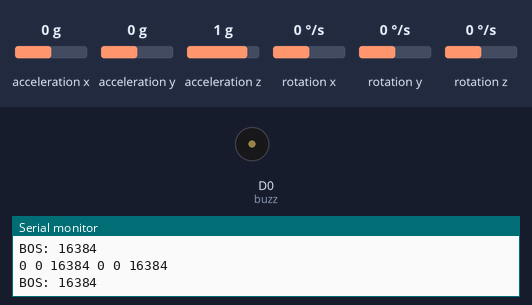
This sketch was run on a simulated ESP8266 (NodeMCU). Shown: buzzer (waves = sounding, pin HIGH), the last lines printed to the serial monitor. The test bench sets the inputs (shaded band); at power-on: acceleration x 0 g, acceleration y 0 g, acceleration z 1 g, rotation x 0 °/s, rotation y 0 °/s, rotation z 0 °/s. WiFi joins after 1.5 s; servers stay silent unless stated.

Above: at 2.7 s.
2.8 s: acceleration x set to -1.4 g
At 5.1 s:
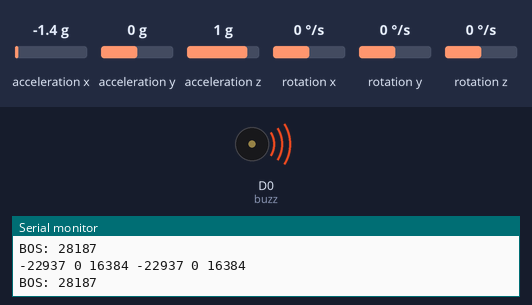
Timing chart, 0 to 6.6 s (numbered marks = the images above; inputs shaded):
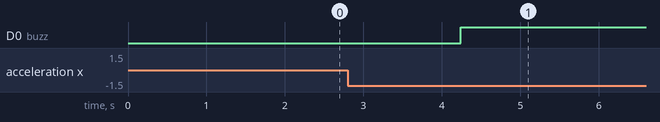

The sketch:

SIH_FINAL_CODE_WORKING.ino
```cpp
#include "Wire.h"
#include <ESP8266WiFi.h>
#include <FirebaseESP8266.h>
#include "I2Cdev.h"
#include <MPU6050.h>
#include "VARIABLES.h"
#include "DATAFETCHING.h"
#include "FUNCTION.h"
#include "FALL_DETECTION.h"
// #include "FILTER.h"

void setup() {
  SETUP();
  MPU_SETUP();
  WIFI_SETUP();
  fire_base_connection();
  calculating_BOS();
  BOS_SETPOINT = BOS;
}

void loop() {

  if (millis() - timer > 10) {
    get_anglexyz();
    get_accexyz();
    timer = millis();
  }
  push_data();
  detect_the_fall();
  calculating_BOS();
}
```

DATAFETCHING.h
```cpp
#ifndef datafetching_h
#define datafetching_h


void get_anglexyz() {  // THIS SET OF COD EHELPS TO GET ANGLE X Y Z OF THE GYROSCOPE XD

  accelgyro2.getMotion6(&ax, &ay, &az, &gx, &gy, &gz);
  // Serial.print("a/g:\t");
  // Serial.print(ax);
  // Serial.print("\t");
  // Serial.print(ay);
  // Serial.print("\t");
  // Serial.print(az);
  // Serial.print("\t");
  // Serial.print(gx);
  // Serial.print("\t");
  // Serial.print(gy);
  // Serial.print("\t");
  // Serial.print(gz);
  // Serial.print("\t");
  // Serial.println(sqrt(ax * ax + ay * ay + az * az));
}


void get_accexyz() {  //THIS SET OF CODE HELPS TO GET THE ACCELERATION OF AN OBJ IN  X Y AND Z AXIS :)
  mpu1.getAcceleration(&ax1, &ay1, &az1);
  accel_x1 = ax1 / 16384.0 * 9.81;
  accel_y1 = ay1 / 16384.0 * 9.81;
  accel_z1 = az1 / 16384.0 * 9.81;

  mpu2.getAcceleration(&ax2, &ay2, &az2);
  accel_x2 = ax2 / 16384.0 * 9.81;
  accel_y2 = ay2 / 16384.0 * 9.81;
  accel_z2 = az2 / 16384.0 * 9.81;


  // Repeat for second MPU6050
}


void calculating_BOS() {

  get_anglexyz();

  // Calculate the magnitude of acceleration
  BOS = sqrt(ax * ax + ay * ay + az * az);
  Serial.print("BOS: ");
  Serial.println(BOS);
}

#endif
```

FALL_DETECTION.h
```cpp
#ifndef FALL_DETECTION_H
#define FALL_DETECTION_H
// THIS SET OF CODE IS MADE FOR THE THRESHOLDING OF THE DATA FOR DETECTION OF THE FALL

void detect_the_fall() {
  eject = (sqrt(ax * ax + ay * ay + az * az) > accceleration_thresh) ? 1 : 0;
  if (eject == 1) {
    buzzer();
  }
}

#endif
```

FUNCTION.h
```cpp
#ifndef function_h
#define function_h


void MPU_SETUP() {  // THIS SET OF CODE  HELP IN MPU SETUP IF  THE STATUS IS 0 THEN YOU ARE GOOD TO GO BUT IF TIS BETNN 1-6 MEAND THERE IS SOME ERROR

  Wire.begin();

  accelgyro2.initialize();
  // Initialize the first MPU6050
  mpu1.initialize();
  mpu1.setFullScaleAccelRange(MPU6050_ACCEL_FS_2);

  // Initialize the second MPU6050
  mpu2.initialize();
  mpu2.setFullScaleAccelRange(MPU6050_ACCEL_FS_2);
}


void WIFI_SETUP() {  // THIS SET OF CODE HELP IN SETTING WIFI CONNECTION HELP TO PUSH DATA TO THE FREBASE

  WiFi.begin(WIFI_SSID, WIFI_PASSWORD);
  while (WiFi.status() != WL_CONNECTED) {
    delay(500);
    Serial.println("TRYING TO CONNET TO WIFI MATE");
  }
  Serial.println("Connected to Wi-Fi");
}


void SETUP() {  // REQUIRED SETUP TO RUN YOUR CODE

  Serial.begin(115200);
  pinMode(buzz, OUTPUT);
}


void fire_base_connection() {  // THIS SET OF CODE SETS THE CONNECTION OF ESP8266 TO THE FIREBSE

  firebaseConfig.host = FIREBASE_HOST;
  firebaseConfig.signer.tokens.legacy_token = FIREBASE_AUTH;

  Firebase.begin(&firebaseConfig, &firebaseAuth);
  Firebase.reconnectWiFi(true);

  if (!Firebase.ready()) {
    Serial.println("Failed to connect to Firebase");
    while (true) {
      Serial.print(" unable to connect mate ;( ");
      Serial.println(".");
    }
  } else {
    Serial.println("Connected to Firebase");
  }
}


void push_data() {  //THIS SET OFCODE PUSSES THE CODE DATA TO THE FIRE BASE
  if (millis() - timer2 > 10) {
    if (Firebase.setFloat(firebaseData, "/sensor_data/Ax1", ax1)) {

    } else {
      Serial.print("Failed to send x1 axis: ");
      Serial.println(firebaseData.errorReason());
    }

    if (Firebase.setFloat(firebaseData, "/sensor_data/Ay1", ay1)) {
    } else {
      Serial.print("Failed to send y1_axis: ");
      Serial.println(firebaseData.errorReason());
    }

    if (Firebase.setFloat(firebaseData, "/sensor_data/Az1", az1)) {

    } else {
      Serial.print("Failed to send  z1_axis : ");
      Serial.println(firebaseData.errorReason());
    }
    if (Firebase.setFloat(firebaseData, "/sensor_data/Ax2", ax2)) {

    } else {
      Serial.print("Failed to send x2 axis: ");
      Serial.println(firebaseData.errorReason());
    }

    if (Firebase.setFloat(firebaseData, "/sensor_data/Ay2", ay2)) {
    } else {
      Serial.print("Failed to send y2_axis: ");
      Serial.println(firebaseData.errorReason());
    }

    if (Firebase.setFloat(firebaseData, "/sensor_data/Az2", az2)) {

    } else {
      Serial.print("Failed to send  z2_axis : ");
      Serial.println(firebaseData.errorReason());
    }
    Serial.print(ax1);
    Serial.print(" ");
    Serial.print(ay1);
    Serial.print(" ");
    Serial.print(az1);
    Serial.print(" ");
    Serial.print(ax2);
    Serial.print(" ");
    Serial.print(ay2);
    Serial.print(" ");
    Serial.print(az2);
    Serial.println();

    timer2 = millis();
  }
}

void buzzer() {
  if (BOS > BOS_THRESH_1 && BOS < BOS_THRESH_2) {
    digitalWrite(buzz, 1);
    delay(100);
    digitalWrite(buzz, 0);
    delay(100);
  } else if (BOS > BOS_THRESH_2) {
    digitalWrite(buzz, 1);
  } else {
    digitalWrite(buzz, 0);
  }
}


#endif
```

VARIABLES.h
```cpp
#ifndef VARIABLE_H
#define VARIABLE_H
// I2C CONNECTION ESTABLISH
MPU6050 mpu1(0x68);  // First MPU6050 at default address 0x68
MPU6050 mpu2(0x69);  // Second MPU6050 at address 0x69 (AD0 pin connected to VCC)

//mpu objects
MPU6050 accelgyro2(0x69);

// required variables

int16_t ax, ay, az;
int16_t gx, gy, gz;

unsigned long timer = 0;   // WE USE THIS TIMER MATE FOR THE SAMPALING
unsigned long timer2 = 0;  // SAME AS ABHOVE

#define WIFI_SSID "Prajwal_28"                                                                // WIFI CONNECTION
#define WIFI_PASSWORD "praj_2004"                                                             // WIFII PASSWORD
#define FIREBASE_HOST "elderly-care-10d09-default-rtdb.asia-southeast1.firebasedatabase.app"  // FIREBAE HOST ID
#define FIREBASE_AUTH "SjzXTeQZPbwKDQmipHYn3SjCITvF9qYsZgixSpTG"                              // FIREBASE HOST AUTHENTICATION


//REQUIRED OBJECTS
FirebaseData firebaseData;
FirebaseConfig firebaseConfig;
FirebaseAuth firebaseAuth;


//REQUIRED VARIABLES
float angle_x1 = 0;
float angle_y1 = 0;
float angle_z1 = 0;
float angle_x2 = 0;
float angle_y2 = 0;
float angle_z2 = 0;

//GETACCELERATION

float accel_x1 = 0;
float accel_y1 = 0;
float accel_z1 = 0;

float accel_x2 = 0;
float accel_y2 = 0;
float accel_z2 = 0;

// thresholding  data
int accceleration_thresh = 17000;  // change as per the data of dataset
int gyroscopic_tresh = 0;          // change as per the data of dataset

// acceleration along xyz
int16_t ax1, ay1, az1, ax2, az2, ay2;

// prevention variables
bool eject = 0;
int BOS = 0;

// bos threshold
int BOS_SETPOINT = 0;
int BOS_THRESH_1 = 17600;   // SET THEM AS PER THE DATA SET
int BOS_THRESH_2 = 18000;  // SET THEM AS PER THE DATA SET

// gyro threshold
float gyro_thres_x = 0;
float gyro_thres_y = 0;
float gyro_thres_z = 0;

//G-FORCE VARIABLES (ASSUMING)
float ax1_g = 0;  // Assuming ±2g scale
float ay1_g = 0;
float az1_g = 0;

// acceleration in mpsq
float accel_x1_mps2 = 0;
float accel_y1_mps2 = 0;
float accel_z1_mps2 = 0;

float accel_x2_mps2 = 0;
float accel_y2_mps2 = 0;
float accel_z2_mps2 = 0;

float ax2_g = 0;  // Assuming ±2g scale
float ay2_g = 0;
float az2_g = 0;

// required pins
#define buzz D0

#endif
```

Measured:
- after the input at 2.8 s, D0 (buzz): LOW → HIGH after 1.4 s
